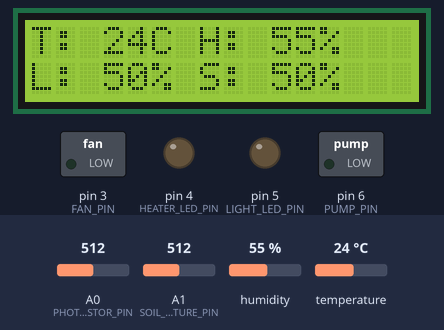
Bench run of a sketch on a simulated Arduino Uno, built with avr-gcc and run on an emulated ATmega328P. Shown: 16×2 character LCD, switched loads named in the sketch (green lamp = pin HIGH), output pins drawn as LEDs (lit = HIGH). Inputs (shaded band) come from the test bench; at power-on: humidity 55 %, A0 (PHOTORESISTOR_PIN) = 512, temperature 24 °C, A1 (SOIL_MOISTURE_PIN) = 512. What the sketch prints to the serial monitor is not drawn.

Above: at 1.7 s.
1.8 s: humidity set to 41 %
At 4.4 s:
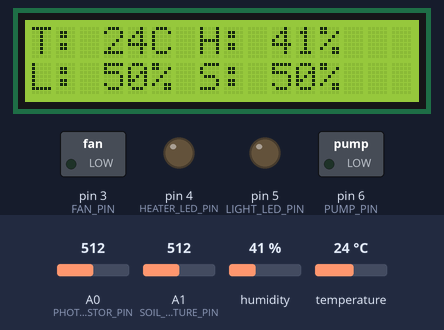
4.7 s: humidity set to 38 %
At 8.1 s:
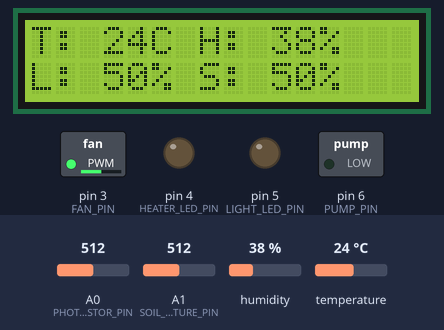
8.9 s: A0 (PHOTORESISTOR_PIN) set to 308
At 12.9 s:
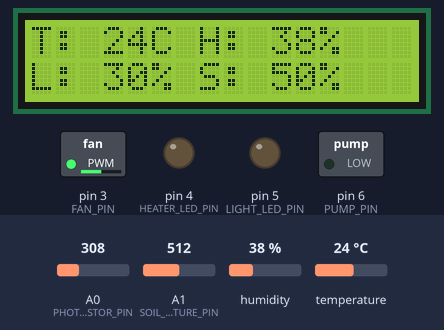
13.2 s: A0 (PHOTORESISTOR_PIN) set to 283
At 16.8 s:
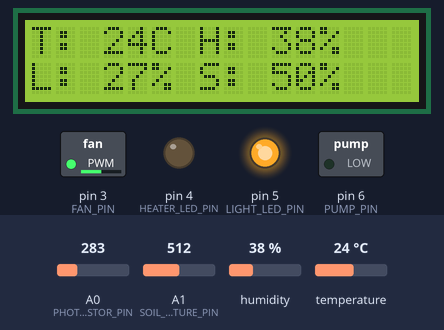
17.4 s: temperature set to 19 °C
At 20.5 s:
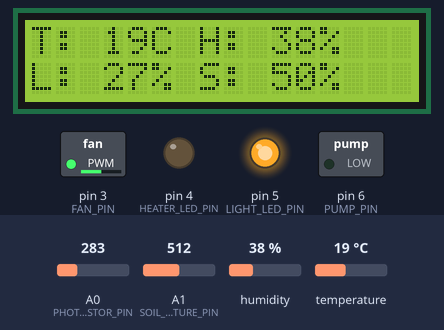
21.6 s: temperature set to 16 °C
At 25.3 s:
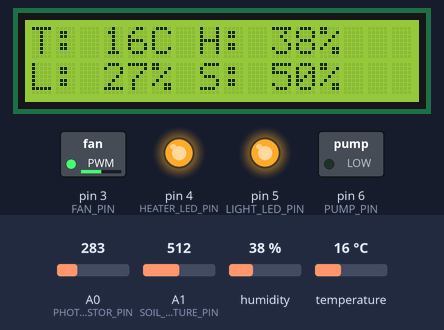
Timing chart, 0 to 26.8 s (numbered marks = the images above; inputs shaded):
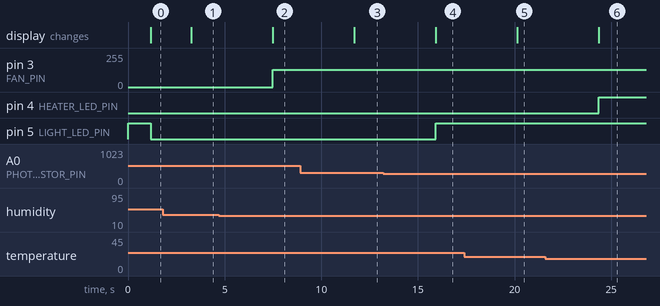

The sketch:

SmartIrrigationSys.ino
```cpp
#include <DHT.h>
#include <DHT_U.h>
#include "LiquidCrystal_I2C.h"
#include <Wire.h>

// Définir les broches
#define DHTPIN 9
#define DHTTYPE DHT11
#define FAN_PIN 3
#define HEATER_LED_PIN 4
#define LIGHT_LED_PIN 5
#define PUMP_PIN 6
#define PHOTORESISTOR_PIN A0
#define SOIL_MOISTURE_PIN A1

// Initialisation des capteurs et de l'écran LCD
DHT dht = DHT(DHTPIN, DHTTYPE);
LiquidCrystal_I2C lcd(0x27, 16, 2);

// Variables pour la gestion de l'irrigation
unsigned long previousPumpMillis = 0;
const unsigned long pumpOnTime = 10000; // 10 secondes
const unsigned long pumpCycleTime = 60000/2; // 60 secondes

void setup() {
  Serial.begin(9600);
  // Initialiser les broches
  pinMode(FAN_PIN, OUTPUT);
  pinMode(HEATER_LED_PIN, OUTPUT);
  pinMode(LIGHT_LED_PIN, OUTPUT);
  pinMode(PUMP_PIN, OUTPUT);

  digitalWrite(LIGHT_LED_PIN, HIGH); // Allumer la lumière

  // Initialisation des périphériques
  dht.begin();
  lcd.begin();
  //lcd.init();
  lcd.backlight();
  Serial.println("Config Done");
}

void loop() {
  //int chk = dht.read(DHTPIN);
  // Lecture des capteurs
  float temperature = dht.readTemperature();
  float humidity = dht.readHumidity();
  int lightLevel = analogRead(PHOTORESISTOR_PIN);
  int soilMoisture = analogRead(SOIL_MOISTURE_PIN);

  //Print temp and humidity values to serlal monitor
  Serial.print("Humidite: ");
  Serial.print(humidity);
  Serial.print("%, Temperature: ");
  Serial.print(temperature);
  Serial.println(" Celsius");
  Serial.print("lightLevel ="); Serial.print(String(lightLevel*100/1023)+"\n"); Serial.print("soilMoisture ="); Serial.print(String((soilMoisture*100)/1023)+"\n");
  Serial.println("------------------------------------");
  delay(1000);

  // Affichage des données sur l'écran LCD
  lcd.clear();

  lcd.setCursor(0, 0);
  lcd.print("T: ");
  lcd.print(int(temperature));
  lcd.print("C H: ");
  lcd.print(int(humidity));
  lcd.print("%");

  lcd.setCursor(0, 1);
  lcd.print("L: ");
  lcd.print(map(lightLevel, 0, 1023, 0, 100)); // Lumière en %
  lcd.print("% S: ");
  lcd.print(map(soilMoisture, 0, 1023, 0, 100)); // Humidité du sol en %
  lcd.print("%");

  // Maintien de la température
  if (temperature > 25) {
    digitalWrite(FAN_PIN, HIGH); // Activer le ventilateur pour expulser l'air chaud
    digitalWrite(HEATER_LED_PIN, LOW); // Éteindre la LED chauffante
  } else if (temperature < 18) {
    digitalWrite(FAN_PIN, LOW); // Désactiver le ventilateur
    digitalWrite(HEATER_LED_PIN, HIGH); // Allumer la LED chauffante
  } else {
    digitalWrite(FAN_PIN, LOW); // Température dans la plage idéale
    digitalWrite(HEATER_LED_PIN, LOW);
  }

  // Régulation de l'humidité
  if (humidity < 40) {
    // Activer le ventilateur pour faire entrer de l'air
    analogWrite(FAN_PIN, 128); // Vitesse modérée pour l'entrée d'air
  } else if (humidity > 60) {
    // Activer le ventilateur pour expulser l'air
    analogWrite(FAN_PIN, 255); // Vitesse maximale pour l'expulsion d'air
  }

  // Cycle jour/nuit
  if (lightLevel < 300) { // Seuil pour simuler l'obscurité
    digitalWrite(LIGHT_LED_PIN, HIGH); // Allumer la lumière
  } else {
    digitalWrite(LIGHT_LED_PIN, LOW); // Éteindre la lumière
  }

  // Irrigation automatique
  int soilMoisturePercent = map(soilMoisture, 0, 1023, 0, 100);
  unsigned long currentMillis = millis();

  if (soilMoisturePercent < 50) {
    if (currentMillis - previousPumpMillis >= pumpCycleTime) {
      digitalWrite(PUMP_PIN, HIGH); // Activer la pompe
      delay(pumpOnTime); // Maintenir la pompe activée pendant 10 secondes
      digitalWrite(PUMP_PIN, LOW); // Désactiver la pompe
      previousPumpMillis = currentMillis;
    }
  } else if (soilMoisturePercent >= 50 && soilMoisturePercent <= 70) {
    digitalWrite(PUMP_PIN, LOW); // Désactiver la pompe
  }

  delay(1000); // Fréquence d'échantillonnage de 1 Hz
}
 
```

Measured:
- the behaviour switches between 40 and 39 % on humidity (found by bisection; images 1 and 2)
- the behaviour switches between 300 and 299 on A0 (PHOTORESISTOR_PIN) (found by bisection; images 3 and 4)
- the behaviour switches between 18 and 17 °C on temperature (found by bisection; images 5 and 6)
- after the input at 1.8 s, the display: changes after 1.5 s (image 1)
- after the input at 4.7 s, pin 3 (FAN_PIN): 0/255 → 128/255 after 2.8 s; the display: changes after 2.8 s (image 2)
- after the input at 8.9 s, the display: changes after 2.8 s (image 3)
- after the input at 13.2 s, pin 5 (LIGHT_LED_PIN): LOW → HIGH after 2.7 s; the display: changes after 2.7 s (image 4)
- after the input at 17.4 s, the display: changes after 2.7 s (image 5)
- after the input at 21.6 s, pin 4 (HEATER_LED_PIN): LOW → HIGH after 2.8 s; the display: changes after 2.8 s (image 6)
